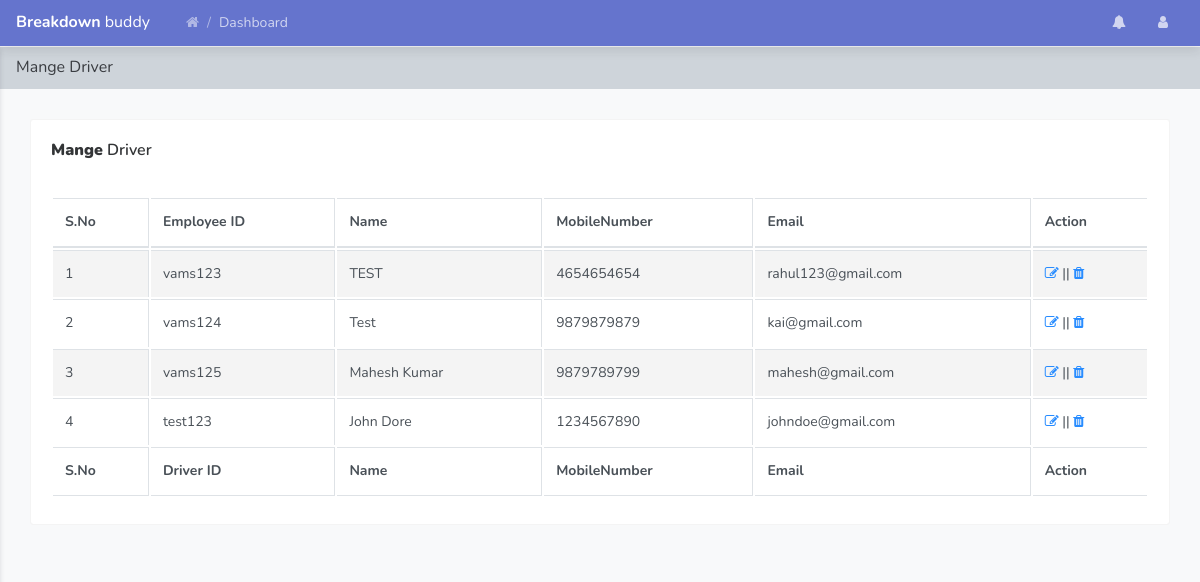
The app's page /vehicleassitancems/admin/manage-driver.php (signed in) with its own data.
### tables this page shows
CREATE TABLE `tbldriver` (
  `ID` int(10) NOT NULL,
  `DriverID` varchar(20) DEFAULT NULL,
  `Name` varchar(200) DEFAULT NULL,
  `MobileNumber` bigint(10) DEFAULT NULL,
  `Email` varchar(200) DEFAULT NULL,
  `Address` mediumtext DEFAULT NULL,
  `Password` varchar(200) DEFAULT NULL,
  `JoiningDate` timestamp NOT NULL DEFAULT current_timestamp()
);

### vehicleassitancems/admin/manage-driver.php (the view, shortened to what this page needs)
<?php
include('includes/dbconnection.php');
if (strlen($_SESSION['vamsaid']==0)) {
  header('location:logout.php');
  } else{
  ?>
<!doctype html>
<html lang="en">
<head>
    <link rel="stylesheet" href="../assets/vendor/themify-icons/themify-icons.css">
    <link rel="stylesheet" href="../assets/vendor/fontawesome/css/font-awesome.min.css">
    <link rel="stylesheet" href="../assets/vendor/jquery-datatable/dataTables.bootstrap4.min.css">
    <link  rel="stylesheet" href="../assets/css/main.css">
</head>
<body class="theme-indigo">
<?php include_once('includes/header.php');?>
    <div class="main_content" id="main-content">
        <div class="page">
            <nav class="navbar navbar-expand-lg navbar-light bg-light">
                <a class="navbar-brand" href="javascript:void(0);">Mange Driver</a>
            </nav>
            <div class="container-fluid">
                <div class="row clearfix">
                    <div class="col-lg-12">
                        <div class="card">
                            <div class="header">
                                <h2><strong>Mange</strong> Driver </h2>
                            </div>
                            <div class="body">
                                <div class="table-responsive">
                                    <table class="table table-bordered table-striped table-hover js-basic-example dataTable">
                                        <thead>
                                            <tr>
                                               <th>S.No</th>
                                        <th>Employee ID</th>
                                        <th>Name</th>
                                        <th>MobileNumber</th>
                                        <th>Email</th>
                                        <th>Action</th>
                                            </tr>
                                        </thead>
                                        <tfoot>
                                            <tr>
                                               <th>S.No</th>
                                        <th>Driver ID</th>
                                        <th>Name</th>
                                        <th>MobileNumber</th>
                                        <th>Email</th>
                                        <th>Action</th>
                                            </tr>
                                        </tfoot>
                                        <tbody>
                                            <tr>
                                                <?php
$sql="SELECT * from tbldriver";
$query = $dbh -> prepare($sql);
$query->execute();
$results=$query->fetchAll(PDO::FETCH_OBJ);
$cnt=1;
if($query->rowCount() > 0)
{
foreach($results as $row)
{               ?>
                                               <td><?php echo htmlentities($cnt);?></td>
                                        <td><?php  echo htmlentities($row->DriverID);?></td>
                                        <td><?php  echo htmlentities($row->Name);?></td>
                                        <td><?php  echo htmlentities($row->MobileNumber);?></td>
                                        <td><?php  echo htmlentities($row->Email);?></td>
                                        <td><a href="edit-driver-detail.php?editid=<?php echo htmlentities ($row->ID);?>"><i class="fa fa-edit" aria-hidden="true"></i></a> || <a href="manage-driver.php?delid=<?php echo ($row->ID);?>" onclick="return confirm('Do you really want to Delete ?');"><i class="fa fa-trash fa-delete" aria-hidden="true"></i></a></td>
                                            </tr>
                                         <?php $cnt=$cnt+1;}} ?>
                                        </tbody>
                                    </table>
                                </div>
                            </div>
                        </div>
                    </div>
                </div>
            </div>
        </div>
    </div>
</body>
</html><?php }  ?>

### records on screen
tbldriver: DriverID "vams123", Name "TEST", MobileNumber "4654654654", Email "rahul123@gmail.com"
tbldriver: DriverID "vams124", Name "Test", MobileNumber "9879879879", Email "kai@gmail.com"
tbldriver: DriverID "vams125", Name "Mahesh Kumar", MobileNumber "9879789799", Email "mahesh@gmail.com"
tbldriver: DriverID "test123", Name "John Dore", MobileNumber "1234567890", Email "johndoe@gmail.com"
